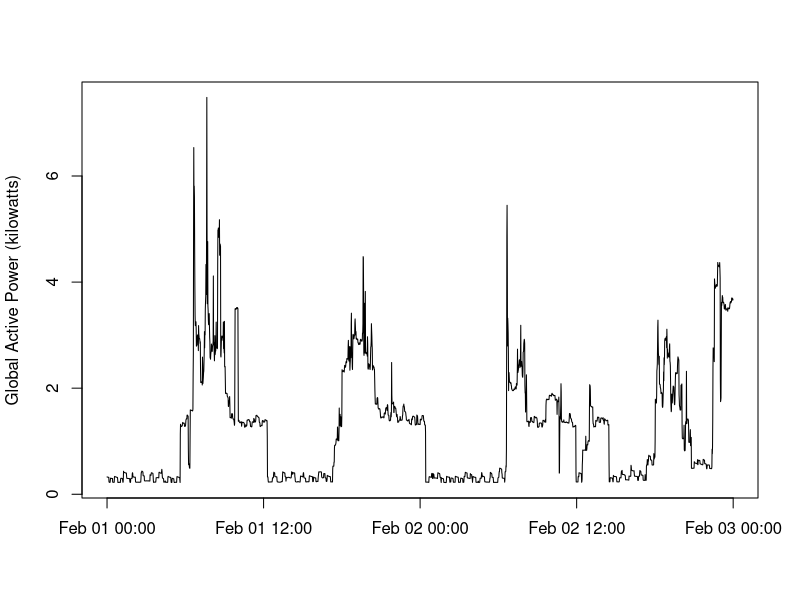

Here is the R script that generated this plot:
library(lubridate)
myt<-read.table("./mydata.txt",header=TRUE,sep=";",colClasses=c("character","character","numeric","numeric","numeric","numeric","numeric","numeric","numeric"))
plot(dmy_hms(paste(myt[,1],myt[,2],sep=" ")),myt[,3],main="",ylab="Global Active Power (kilowatts)",xlab="",type="l")
unlink("./plot2.png") #need to delete since fails to overwrite in next step (Linux Debian 9)
dev.copy(png,filename="./plot2.png",width=480,height=480)
dev.off()
